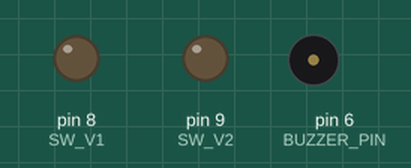
Bench run of a sketch on a simulated Arduino Mega 2560, built for the host (arithmetic inside an expression is 32-bit, double 64-bit). On the bench: output pins drawn as LEDs (lit = HIGH), buzzer (waves = sounding, pin HIGH). WiFi joins after 1.5 s; servers stay silent unless stated; what the sketch prints to the serial monitor is not drawn.

Above: at 0.0 s.
At 3.3 s:
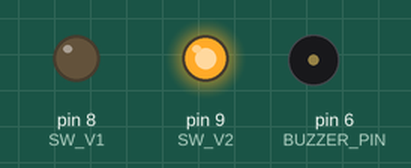
At 38.1 s:
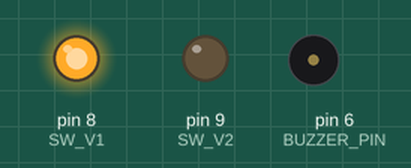
Timing chart, 0 to 40.0 s (numbered marks = the images above):
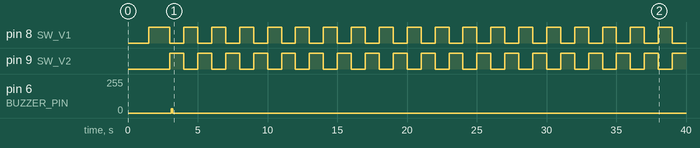

Measured:
- by itself, pin 8 (SW_V1), pin 9 (SW_V2): alternates HIGH for 1.0 s and LOW for 1.0 s
- by itself, pin 6 (BUZZER_PIN): 0/255 → 32/255 at 3.1 s, → 0/255 0.10 s later

The sketch:

RFID_project.ino
```cpp
/*
Projet de RFID
Polytech' Montpellier
Contributeurs: Adrien Peyrouty
              Bastien Boissin
              Elie Faes
*/
#include <SPI.h>
#include <Ethernet.h>


#define SW_V1 8
#define SW_V2 9
#define SW_PERIOD 1000
#define BUFFER_LENGHT  255

#define BIP_TASK_PERIOD 100
#define BIP_DURATION 100
#define BIP_IDLE   0
#define BIP_START  1
#define BIP_STOP   2
#define BUZZER_PIN 6

//#define MEGA
#define DEBUG false

#define debug_println(...)   if (DEBUG) Serial.println(__VA_ARGS__)
#define debug_print(...)     if (DEBUG) Serial.print(__VA_ARGS__)

unsigned long last_sw_task;
unsigned char v1 = HIGH, v2 = LOW;

unsigned char bip_state = BIP_IDLE;
unsigned long last_bip_task = 0;
unsigned long refresh_bip_task = BIP_TASK_PERIOD;

unsigned long last_write_task = 0;
unsigned long refresh_write_task = 200;
unsigned int tag_detected = 1;

unsigned long temp = 0;

unsigned long last_connection_task = 0;
unsigned long refresh_connection_task = 5000;

unsigned long last_reading_task = 0;
unsigned long refresh_reading_task = 1000;

// Sequence to send to the reader to make a complete inventory
byte inventory[] = { 0x02,0x00,0x08,0x00,0x00,0x00,0x08,0x00,0x01,0xAA,0x55,0x00,0x00,0x28,0x68 };

char send_buffer[32][12];

byte send_write = 0;
byte send_read = 0;
boolean Flag_request = false;
boolean Flag_response = true;
boolean Flag_bip = false;
String room = "SE2";

// Enter a MAC address for your controller below.
// Newer Ethernet shields have a MAC address printed on a sticker on the shield
byte mac[] = { 0xDE, 0xAD, 0xBE, 0xEF, 0xFE, 0xED };
// if you don't want to use DNS (and reduce your sketch size)
// use the numeric IP instead of the name for the server:
//IPAddress server(74,125,232,128);  // numeric IP for Google (no DNS)
char server[] = "elie.weblogin.fr";    // name address for Google (using DNS)

// Set the static IP address to use if the DHCP fails to assign
IPAddress ip(192,168,0,177);

// Initialize the Ethernet client library
// with the IP address and port of the server
// that you want to connect to (port 80 is default for HTTP):
EthernetClient client;

boolean ethernet_init()
{
  debug_print("Ethernet init... ");
  if (Ethernet.begin(mac) == 0) {
    debug_println("Failed to configure Ethernet using DHCP");
    // no point in carrying on, so do nothing forevermore:
    // try to congifure using IP address instead of DHCP:
    //Ethernet.begin(mac, ip)
    //return true;
    return false;
  } else {
    debug_println("DHCP OK");
    return true;
  }
}

void init_connection_task() {
  while (!ethernet_init());
}

void htoa(char h[12], char s[24])
{
 char low, high;
 for (int i = 0; i < 12; i++)
 {
    low = h[i] & 0x0f;
    high = (h[i] >> 4) & 0x0f;
    s[i*2 + 1] = low < 10 ? low + 48 : low + 65 - 10;
    s[i*2] = high < 10 ? high + 48 : high + 65 - 10;
 }
}

void main_connection_task(void)
{

    if (millis() < last_connection_task + refresh_connection_task) {
      return;
    }

    last_connection_task = millis();

    String data;
    char buffer[24] = {0};
    int i = 0;

    while (send_write != send_read) {

      data += "\"";
      htoa(send_buffer[send_read], buffer);

      for(unsigned int j=0; j<24; j++)
      {
        data += String(buffer[j]);
      }
      data += "\",";

      send_read++;
      if(send_read >= 31)
            send_read = 0;

      if (++i >= 10) {
        break;
      }
    }
    //debug_println(data);
    data = data.substring(0, data.length() - 1);

    if (data.length() == 0) {
      return;
    }

    String data_start = "{\"room\":\"" + room + "\",\"tag_id\":[";

    debug_println();
    debug_println(data);
    debug_println();

    debug_println("connecting...");

    if (client.connect(server, 80)) {
      debug_println("connected");
      debug_println("sending POST request");
      // Make a HTTP request:
      client.println("POST /classroom/store HTTP/1.0");
      client.print("Host: ");
      client.println(server);
      client.println("Content-type: application/json");
      client.println("Content-length: " + String(data_start.length() + data.length() + 2));
      client.println();
      client.print(data_start);
      client.print(data);
      client.print("]}");

      debug_println();
      debug_println("disconnecting.");
      client.stop();
    }
    else {
      // kf you didn't get a connection to the server:
      debug_println("connection failed");
      return;
    }
}

void init_reading_task()
{
  debug_println("Initialisation reading");
  delay(500);
  Serial.flush();
}

void main_reading_task(void)
{
    if (millis() < last_reading_task + refresh_reading_task /*&& !Flag_response*/)
    {
      return;
    }
    debug_print("start reading ...");
    last_reading_task = millis();
    #ifdef MEGA
      Serial1.write(inventory, sizeof(inventory)); //send the command to start new inventory
    #else
      Serial.write(inventory, sizeof(inventory)); //send the command to start new inventory
    #endif

    debug_println(" End reading");
    //Flag_request = true;
    //Flag_response = false;
}

void my_memcpy(char* desti, char* source, int Nbyte, int offset)
{
  for(int i =0; i< Nbyte; i++)
  {
    desti[i] = source[i + offset];
  }
}

void main_write_task(void)
{
    unsigned int i, NbTags = 0;
    char vide = 0;
    char header_buffer[BUFFER_LENGHT] = {0};
    char data_buffer[BUFFER_LENGHT] = {0};

    if (millis() < last_write_task + refresh_write_task /*&& !Flag_request*/) {
      return;
    }
    debug_print("start writing...");
    last_write_task = millis();

    #ifdef MEGA
      if(Serial1.available())
    #else defined UNO
      if(Serial.available())
    #endif
    {
      //Flag_response = true;
      #ifdef MEGA
        Serial1.readBytes(header_buffer, 9);
      #else defined UNO
        Serial.readBytes(header_buffer, 9);
      #endif
      if(header_buffer[0] == 0x02 && header_buffer[6] == 0x01)
      {
        unsigned int Lin = header_buffer[7]*256 + header_buffer[8];
        debug_print("Lin = ");
        debug_println(Lin, DEC);
        for(unsigned int j=0; j<9; j++)
        {
          debug_print(header_buffer[j], HEX);
          debug_print(" ");
        }
        if(Lin < 17)
        {
         Flag_request = false;
         return;
        }
        #ifdef MEGA
          Serial1.readBytes(data_buffer, Lin);
        #else defined UNO
          Serial.readBytes(data_buffer, Lin);
        #endif

        NbTags = data_buffer[0];
        tag_detected += NbTags;
        debug_print("\n\r Nombre de tags = ");
        debug_println(NbTags);

        for(i=0; i<NbTags; i++)
        {
          my_memcpy(send_buffer[send_write++], data_buffer, 12, 2 + (16 * i));
          if(send_write >= 31)
            send_write = 0;
        }
      }
      #ifdef MEGA
        while(Serial1.available())
        {
          Serial1.readBytes(&vide, 1);
        }
      #else
        while(Serial.available())
        {
          Serial.readBytes(&vide, 1);
        }
      #endif
    }
   debug_println(" end writing");
   //Flag_request = false;
}


void init_sw_task() {
  last_sw_task = 0;
  pinMode(SW_V1, OUTPUT);
  pinMode(SW_V2, OUTPUT);
  digitalWrite(SW_V1, v1);
  digitalWrite(SW_V2, v2);
}

void main_sw_task() {
  if (millis() < (last_sw_task + SW_PERIOD))
    return;

  last_sw_task = millis();
  v1 = v1 ? LOW : HIGH;
  v2 = v2 ? LOW : HIGH;
  digitalWrite(SW_V1, v1);
  digitalWrite(SW_V2, v2);
}

void init_bip_task(){
  pinMode(BUZZER_PIN, OUTPUT);
}

void main_bip_task() {
  if (millis() < (last_bip_task + refresh_bip_task))
    return;
  last_bip_task = millis();

  switch(bip_state){
    case BIP_IDLE :
      if (tag_detected > 0)
        bip_state = BIP_START;
      break;

    case BIP_START :
      if (tag_detected != 0) {
        Flag_bip = true;
        analogWrite(BUZZER_PIN, 800);
        refresh_bip_task = BIP_DURATION;
        bip_state = BIP_STOP;
      } else {
        bip_state = BIP_IDLE;
        refresh_bip_task = BIP_TASK_PERIOD;
      }
      break;

    case BIP_STOP :
      Flag_bip = false;
      analogWrite(BUZZER_PIN, 0);
      bip_state = BIP_START;
      refresh_bip_task = BIP_TASK_PERIOD;
      tag_detected--;
      break;
  }
  return;
}

void setup() {
  Serial.begin(115200);
  #ifdef MEGA
    Serial1.begin(115200);
  #endif
  init_connection_task();
  init_sw_task();
  init_bip_task();
  init_reading_task();
  delay(1000);

}

void loop() {


  main_bip_task();
  main_sw_task();
  if(!Flag_bip)
  {
    main_connection_task();
    main_reading_task();
    main_write_task();
  }
}
```
